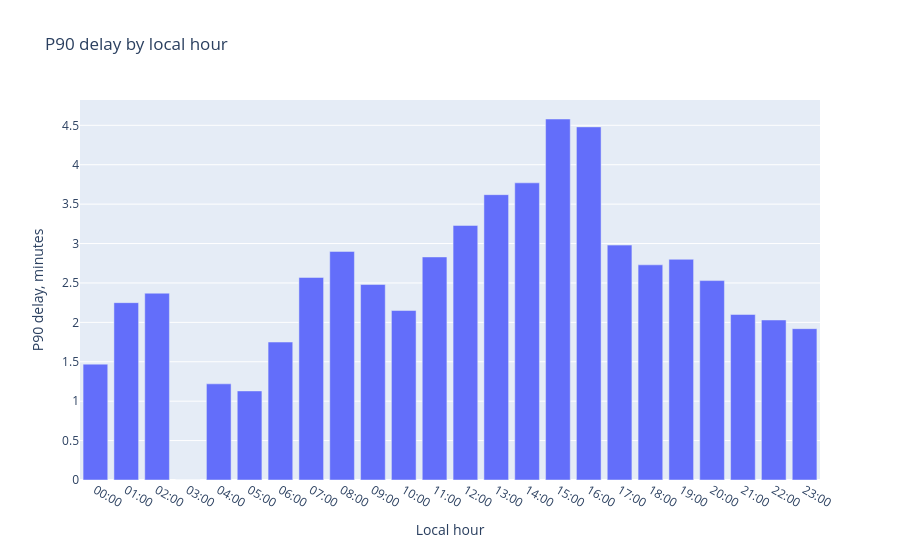

The cell this chart's notebook holds for it:
### Markdown cell above
Delay has positive and negative values. Positive values mean the bus is late; negative values mean the bus is early.

### Code cell
if profile.is_empty():
    print("No matching observations found.")
else:
    fig = px.bar(
        profile.sort("hour_local"),
        x="hour_local",
        y="p90_delay_min",
        title="P90 delay by local hour",
        labels={"hour_local": "Local hour", "p90_delay_min": "P90 delay, minutes"},
    )
    fig.update_layout(showlegend=False)
    fig.show()

### Figure 1 — Plotly figure (JSON) as saved in the notebook; plotly's stock layout.template omitted (floating-point values rounded to 4 significant figures)
{"data": [{"hovertemplate": "Local hour=%{x}<br>P90 delay, minutes=%{y}<extra></extra>", "legendgroup": "", "marker": {"color": "#636efa", "pattern": {"shape": ""}}, "name": "", "orientation": "v", "showlegend": false, "textposition": "auto", "type": "bar", "x": ["00:00", "01:00", "02:00", "03:00", "04:00", "05:00", "06:00", "07:00", "08:00", "09:00", "10:00", "11:00", "12:00", "13:00", "14:00", "15:00", "16:00", "17:00", "18:00", "19:00", "20:00", "21:00", "22:00", "23:00"], "xaxis": "x", "y": [1.47, 2.25, 2.37, 0.0, 1.22, 1.13, 1.75, 2.57, 2.9, 2.48, 2.15, 2.83, 3.23, 3.62, 3.77, 4.58, 4.48, 2.98, 2.73, 2.8, 2.53, 2.1, 2.03, 1.92], "yaxis": "y"}], "layout": {"barmode": "relative", "legend": {"tracegroupgap": 0}, "showlegend": false, "title": {"text": "P90 delay by local hour"}, "xaxis": {"anchor": "y", "domain": [0, 1], "title": {"text": "Local hour"}}, "yaxis": {"anchor": "x", "domain": [0, 1], "title": {"text": "P90 delay, minutes"}}}}
